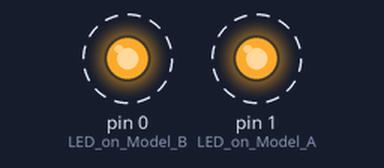
The sketch below on a simulated Arduino Uno, built with avr-gcc and run on an emulated ATmega328P. Parts: output pins drawn as LEDs (lit = HIGH). Dashed ring = blinking.

Above: at 0.5 s.
Timing chart, 0 to 4.6 s (numbered marks = the images above):
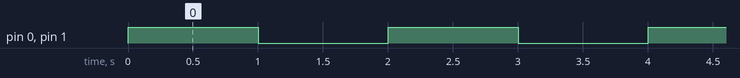

The sketch:

lampu_berjalan_attyni85.ino
```cpp
#include <avr/io.h>
#include <util/delay.h>

int main(void)
{
while(1)
{
DDRB= 0xff; //sets semua pin sebagai output

PORTB= 0b00000001; //sets LED P0 red LED, HIGH or ON
_delay_ms(100);//Nyala terus selama 1/2 detik
PORTB=0b00000000;//turns off P0
_delay_ms(100);

PORTB= 0b00000010; //sets LED P1 red LED, HIGH or ON
_delay_ms(100);//Nyala terus selama 1/2 detik
PORTB=0b00000000;//turns off P1
_delay_ms(100);

PORTB= 0b00000100; //sets LED P2 red LED, HIGH or ON
_delay_ms(100);//Nyala terus selama 1/2 detik
PORTB=0b00000000;//turns off P2
_delay_ms(100);

PORTB= 0b00001000; //sets LED P3 red LED, HIGH or ON
_delay_ms(100);//Nyala terus selama 1/2 detik
PORTB=0b00000000;//turns off P3
_delay_ms(100);

PORTB= 0b00010000; //sets LED P4 red LED, HIGH or ON
_delay_ms(100);//Nyala terus selama 1/2 detik
PORTB=0b00000000;//turns off P4
_delay_ms(100);


}
}
```

Pengenal_Attyni85.ino
```cpp
// the setup routine runs once when you press reset:
void setup() {
  // initialize the digital pin as an output.
  pinMode(0, OUTPUT); //LED on Model B
  pinMode(1, OUTPUT); //LED on Model A
}

// the loop routine runs over and over again forever:
void loop() {
  digitalWrite(0, HIGH);   // turn the LED on (HIGH is the voltage level)
  digitalWrite(1, HIGH);
  delay(1000);               // wait for a second
  digitalWrite(0, LOW);    // turn the LED off by making the voltage LOW
  digitalWrite(1, LOW);
  delay(1000);               // wait for a second
}
```

Measured:
- by itself, pin 0 (LED_on_Model_B), pin 1 (LED_on_Model_A): alternates HIGH for 1.0 s and LOW for 1.0 s
